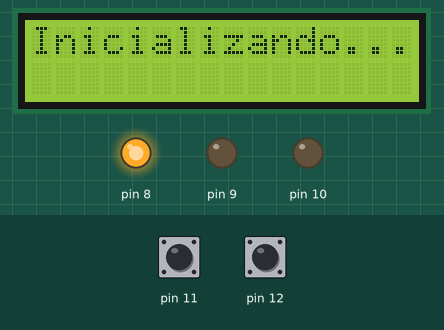
This sketch was run on a simulated Arduino Uno, built with avr-gcc and run on an emulated ATmega328P. Shown: 16×2 character LCD, output pins drawn as LEDs (lit = HIGH). Inputs (shaded band) come from the test bench; at power-on: pin 12 LOW, pin 11 LOW.

Above: at 1.2 s.
1.3 s: pin 12 pulsed HIGH 5 times (0.12 s each, 0.3 s apart)
At 3.8 s:
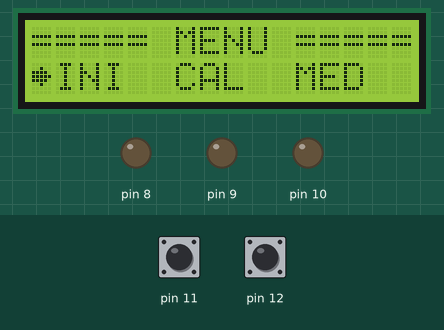
4.3 s: pin 11 pulsed HIGH 5 times (0.12 s each, 0.3 s apart)
At 4.6 s:
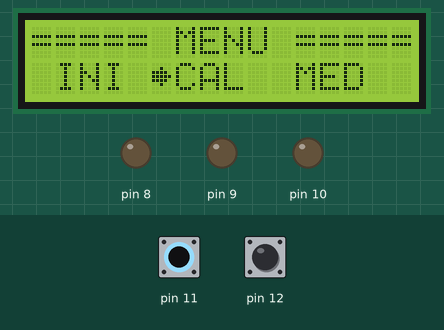
At 6.6 s:
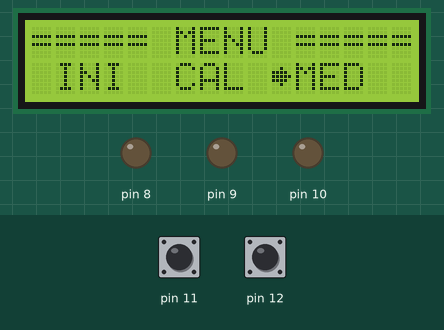
Timing chart, 0 to 8.1 s (numbered marks = the images above; inputs shaded):
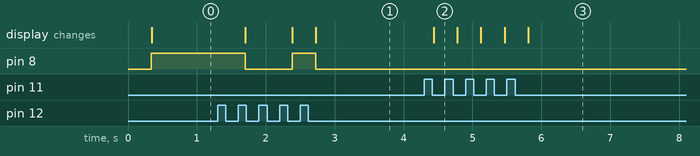

Measured:
- after the input at 1.3 s, pin 8: HIGH → LOW after 0.40 s, → HIGH 0.68 s later, → LOW 0.34 s later; the display: changes after 0.40 s (image 1)
- after the input at 4.3 s, the display: changes after 0.14 s (image 2)

The sketch:

menuRemake.ino
```cpp
#include <LiquidCrystal.h>
#define RS 0
#define EN 1
#define D4 2
#define D5 3
#define D6 4
#define D7 5

LiquidCrystal lcd(RS, EN, D4, D5, D6, D7);
bool inMenu = true;
int mode = 0;
int lastTimestamp = 0;

struct pushButton {
  int pin;
  bool lastState;
  bool currentState;
  void (*onPush)();
} btnSelect, btnMenu;

byte selectArrow[] = {
  B00000, B00100, B11110, B11111,
  B11110, B00100, B00000, B00000
};

void setup() {
  lcd.begin(16, 2);
  lcd.createChar(0, selectArrow);
  btnSelect = {12, true, true, &onSelect};
  btnMenu = {11, true, true, &onMenu};
  lastTimestamp = 0;
  inMenu = true;
  mode = 0;
  DDRB = B00000111;
  pinMode(btnMenu.pin, INPUT_PULLUP);
  pinMode(btnMenu.pin, INPUT_PULLUP);
  PORTB = B00000000;
}

void loop() {
  buttonsProcess();
  if ((millis() - lastTimestamp) > 333) {
    lcd.home();
    lcd.clear();
    if (!inMenu) {
      switch(mode) {
        case 0:
          initialize();
          break;
        case 1:
          calibrate();
          break;
        case 2:
          mesure();
          break;
      }
    } else {
      PORTB = B00000000;
      displayMenu();
    }
    lastTimestamp = millis();
  }
}

void initialize() {
  digitalWrite(8, HIGH);
  lcd.print("Inicializando...");
}
void calibrate() {
  digitalWrite(9, HIGH);
  lcd.print("Calibrando...");
}
void mesure() {
  digitalWrite(10, HIGH);
  lcd.print("Midiendo...");
}

void onSelect() {
  inMenu = !inMenu;
}

void onMenu() {
  if (!inMenu) return;
  mode = mode > 1? 0 : mode + 1;
}

void displayMenu() {
  lcd.setCursor(0, 0);
  lcd.print("===== MENU =====");
  lcd.setCursor(0, 1);
  lcd.print(" INI  CAL  MED");
  switch(mode) {
    case 0:
      lcd.setCursor(0, 1);
      lcd.write(byte(0));
      break;
    case 1:
      lcd.setCursor(5, 1);
      lcd.write(byte(0));
      break;
    case 2:
      lcd.setCursor(10, 1);
      lcd.write(byte(0));
      break;
  }
}

void buttonsProcess() {
  struct pushButton *buttons[2] = {&btnSelect, &btnMenu};
  for(int i = 0; i < 2; i++) {
    struct pushButton *currentBtn = buttons[i];
    currentBtn->currentState = digitalRead(currentBtn->pin);
    if (currentBtn->currentState < currentBtn->lastState)
      currentBtn->onPush();
    currentBtn->lastState = currentBtn->currentState;
  }
}
```
